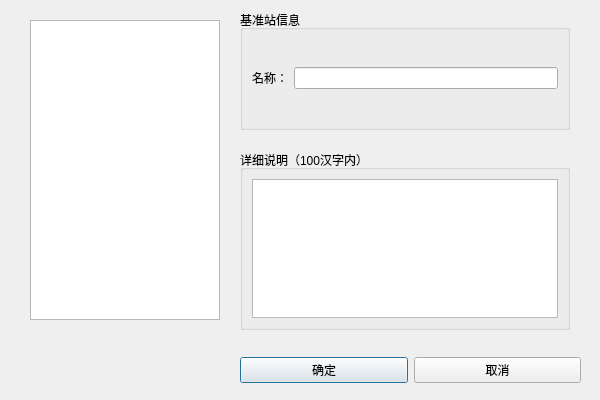
<?xml version="1.0" encoding="UTF-8"?>
<ui version="4.0">
 <class>AddStandardStationDialog</class>
 <widget class="QDialog" name="AddStandardStationDialog">
  <property name="windowModality">
   <enum>Qt::WindowModal</enum>
  </property>
  <property name="geometry">
   <rect>
    <x>0</x>
    <y>0</y>
    <width>600</width>
    <height>400</height>
   </rect>
  </property>
  <widget class="QWidget" name="horizontalLayoutWidget">
   <property name="geometry">
    <rect>
     <x>240</x>
     <y>350</y>
     <width>341</width>
     <height>41</height>
    </rect>
   </property>
   <layout class="QHBoxLayout" name="horizontalLayout">
    <property name="spacing">
     <number>6</number>
    </property>
    <item>
     <widget class="QPushButton" name="confirmButton">
      <property name="sizePolicy">
       <sizepolicy hsizetype="Minimum" vsizetype="Fixed">
        <horstretch>0</horstretch>
        <verstretch>0</verstretch>
       </sizepolicy>
      </property>
      <property name="text">
       <string>确定</string>
      </property>
     </widget>
    </item>
    <item>
     <widget class="QPushButton" name="cancelButton">
      <property name="text">
       <string>取消</string>
      </property>
     </widget>
    </item>
   </layout>
  </widget>
  <widget class="QGroupBox" name="verticalGroupBox">
   <property name="geometry">
    <rect>
     <x>240</x>
     <y>150</y>
     <width>330</width>
     <height>180</height>
    </rect>
   </property>
   <property name="title">
    <string>详细说明（100汉字内）</string>
   </property>
   <layout class="QVBoxLayout" name="verticalLayout_3">
    <item>
     <widget class="QTextEdit" name="stationDetailEdit"/>
    </item>
   </layout>
  </widget>
  <widget class="QGraphicsView" name="graphicsView">
   <property name="geometry">
    <rect>
     <x>30</x>
     <y>20</y>
     <width>190</width>
     <height>300</height>
    </rect>
   </property>
  </widget>
  <widget class="QGroupBox" name="groupBox">
   <property name="geometry">
    <rect>
     <x>240</x>
     <y>10</y>
     <width>330</width>
     <height>120</height>
    </rect>
   </property>
   <property name="title">
    <string>基准站信息</string>
   </property>
   <layout class="QGridLayout" name="gridLayout">
    <property name="topMargin">
     <number>0</number>
    </property>
    <property name="bottomMargin">
     <number>0</number>
    </property>
    <item row="0" column="0">
     <widget class="QLabel" name="label">
      <property name="text">
       <string>名称：</string>
      </property>
      <property name="alignment">
       <set>Qt::AlignRight|Qt::AlignTrailing|Qt::AlignVCenter</set>
      </property>
     </widget>
    </item>
    <item row="0" column="1">
     <widget class="QLineEdit" name="stationNameEdit"/>
    </item>
   </layout>
  </widget>
 </widget>
 <tabstops>
  <tabstop>stationNameEdit</tabstop>
  <tabstop>stationDetailEdit</tabstop>
  <tabstop>confirmButton</tabstop>
  <tabstop>cancelButton</tabstop>
  <tabstop>graphicsView</tabstop>
 </tabstops>
 <resources/>
 <connections/>
</ui>
